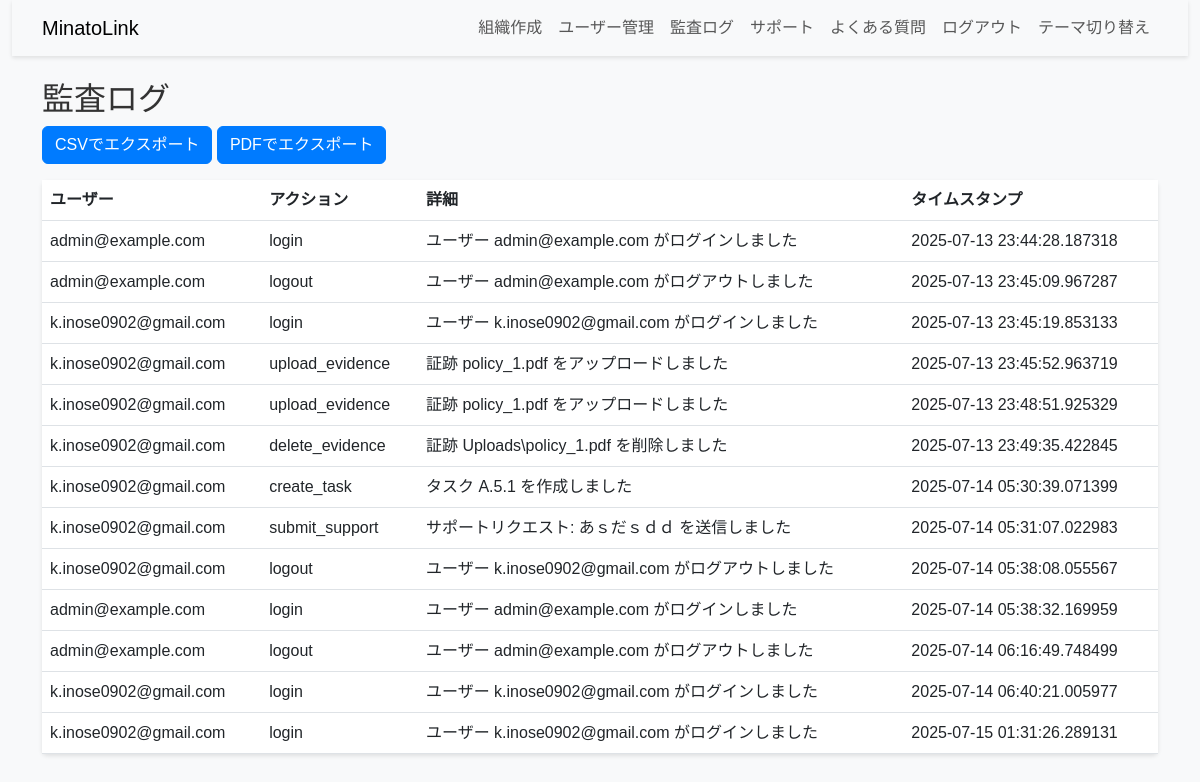
The app's page /audit_log (signed in) with its own data.
### app.py (models this page shows)
class AuditLog(db.Model):
    id = db.Column(db.Integer, primary_key=True)
    user_id = db.Column(db.Integer, db.ForeignKey('user.id'), nullable=False)
    action = db.Column(db.String(100), nullable=False)
    details = db.Column(db.Text, nullable=False)
    timestamp = db.Column(db.DateTime, default=datetime.utcnow)

class User(UserMixin, db.Model):
    id = db.Column(db.Integer, primary_key=True)
    email = db.Column(db.String(120), unique=True, nullable=False)
    password = db.Column(db.String(255), nullable=False)
    role = db.Column(db.String(50), nullable=False, default='user')
    organization_id = db.Column(db.Integer, db.ForeignKey('organization.id'), nullable=False)
    two_factor_secret = db.Column(db.String(100))
    subscription_plan = db.Column(db.String(50), default='free')
    audit_logs = db.relationship('AuditLog', backref='user', lazy=True)
    support_requests = db.relationship('SupportRequest', backref='user', lazy=True)
    notifications = db.relationship('Notification', backref='user', lazy=True)

### app.py (the view)
@app.route('/audit_log')
@login_required
@force_https_and_headers
def audit_log():
    if current_user.role != 'admin':
        flash('管理者権限が必要です')
        return redirect(url_for('dashboard'))
    logs = AuditLog.query.all()
    return render_template('base.html', logs=logs, page='audit_log')

### app.py (called while the page is built)
@login_manager.user_loader
def load_user(user_id):
    return User.query.get(int(user_id))

def force_https_and_headers(f):
    @wraps(f)
    def decorated_function(*args, **kwargs):
        if not app.debug and request.headers.get('X-Forwarded-Proto', 'http') != 'https':
            return redirect(request.url.replace('http://', 'https://'))
        response = make_response(f(*args, **kwargs))
        response.headers['X-Content-Type-Options'] = 'nosniff'
        response.headers['X-Frame-Options'] = 'DENY'
        response.headers['Content-Security-Policy'] = (
            "default-src 'self'; "
            "script-src 'self' https://cdn.jsdelivr.net; "
            "style-src 'self' https://cdn.jsdelivr.net; "
            "img-src 'self' data: https://res.cloudinary.com; "  # Cloudinaryの画像対応
            "frame-src 'self';"
        )
        return response
    return decorated_function

@app.after_request
def remove_x_frame_options(response):
    response.headers.pop('X-Frame-Options', None)
    response.headers['Content-Security-Policy'] = (
        "default-src * 'unsafe-inline' 'unsafe-eval' data: blob:;"
    )
    return response

### templates/base.html (shortened to what this page needs)
<!DOCTYPE html>
<html lang="ja">
<head>
    <link rel="stylesheet" href="https://cdn.jsdelivr.net/npm/bootstrap@5.3.0/dist/css/bootstrap.min.css">
    <link rel="stylesheet" href="{{ url_for('static', filename='css/style.css') }}">
</head>
<body class="{% if session.get('theme') == 'dark' %}dark-mode{% endif %}">
    <div class="container-fluid">
        <nav class="navbar navbar-expand-lg navbar-light bg-light">
            <div class="container">
                <a class="navbar-brand" href="{{ url_for('index') }}">MinatoLink</a>
                <div class="collapse navbar-collapse" id="navbarNav">
                    <div class="navbar-nav ms-auto">
                        {% if current_user.is_authenticated %}
                            {% if current_user.email == config['ADMIN_EMAIL'] %}
                                <a class="nav-link" href="{{ url_for('create_organization') }}">組織作成</a>
                                <a class="nav-link" href="{{ url_for('manage_users') }}">ユーザー管理</a>
                                <a class="nav-link" href="{{ url_for('audit_log') }}">監査ログ</a>
                            {% endif %}
                            <a class="nav-link" href="{{ url_for('support') }}">サポート</a>
                            <a class="nav-link" href="{{ url_for('faq') }}">よくある質問</a>
                            <a class="nav-link" href="{{ url_for('logout') }}">ログアウト</a>
                            <button class="nav-link btn btn-link" id="toggle-theme">テーマ切り替え</button>
                        {% else %}
                            <a class="nav-link" href="{{ url_for('login') }}">ログイン</a>
                        {% endif %}
                    </div>
                </div>
            </div>
        </nav>
        <div class="container mt-4">
            {% if page == 'audit_log' %}
                <div class="row">
                    <div class="col-md-12">
                        <h2>監査ログ</h2>
                        <a href="{{ url_for('export_audit_log', format='csv') }}" class="btn btn-primary mb-3">CSVでエクスポート</a>
                        <a href="{{ url_for('export_audit_log', format='pdf') }}" class="btn btn-primary mb-3">PDFでエクスポート</a>
                        <table class="table">
                            <thead>
                                <tr>
                                    <th>ユーザー</th>
                                    <th>アクション</th>
                                    <th>詳細</th>
                                    <th>タイムスタンプ</th>
                                </tr>
                            </thead>
                            <tbody>
                                {% for log in logs %}
                                    <tr>
                                        <td>{{ log.user.email }}</td>
                                        <td>{{ log.action }}</td>
                                        <td>{{ log.details }}</td>
                                        <td>{{ log.timestamp }}</td>
                                    </tr>
                                {% endfor %}
                            </tbody>
                        </table>
                    </div>
                </div>
            {% endif %}
        </div>
    </div>
</body>
</html>

### static/css/style.css (style rules this page uses)
body { font-family: 'Arial', sans-serif; background-color: #f8f9fa; color: #333; }
.navbar { box-shadow: 0 2px 4px rgba(0, 0, 0, 0.1); }
.btn-primary { background-color: #007bff; border-color: #007bff; transition: background-color 0.3s ease; }
.table { background-color: #fff; border-radius: 5px; box-shadow: 0 2px 4px rgba(0, 0, 0, 0.1); }

### templates/base.html (style rules this page uses)
body { font-family: 'Noto Sans JP', sans-serif; }

### records on screen
AuditLog: user.email "admin@example.com", action "login", details "ユーザー admin@example.com がログインしました", timestamp "2025-07-13 23:44:28.187318"
AuditLog: user.email "admin@example.com", action "logout", details "ユーザー admin@example.com がログアウトしました", timestamp "2025-07-13 23:45:09.967287"
AuditLog: user.email "k.inose0902@gmail.com", action "login", details "ユーザー k.inose0902@gmail.com がログインしました", timestamp "2025-07-13 23:45:19.853133"
AuditLog: user.email "k.inose0902@gmail.com", action "upload_evidence", details "証跡 policy_1.pdf をアップロードしました", timestamp "2025-07-13 23:45:52.963719"
AuditLog: user.email "k.inose0902@gmail.com", action "upload_evidence", details "証跡 policy_1.pdf をアップロードしました", timestamp "2025-07-13 23:48:51.925329"
AuditLog: user.email "k.inose0902@gmail.com", action "delete_evidence", details "証跡 Uploads\\policy_1.pdf を削除しました", timestamp "2025-07-13 23:49:35.422845"
AuditLog: user.email "k.inose0902@gmail.com", action "create_task", details "タスク A.5.1 を作成しました", timestamp "2025-07-14 05:30:39.071399"
AuditLog: user.email "k.inose0902@gmail.com", action "submit_support", details "サポートリクエスト: あｓだｓｄｄ を送信しました", timestamp "2025-07-14 05:31:07.022983"
AuditLog: user.email "k.inose0902@gmail.com", action "logout", details "ユーザー k.inose0902@gmail.com がログアウトしました", timestamp "2025-07-14 05:38:08.055567"
AuditLog: user.email "admin@example.com", action "login", details "ユーザー admin@example.com がログインしました", timestamp "2025-07-14 05:38:32.169959"
AuditLog: user.email "admin@example.com", action "logout", details "ユーザー admin@example.com がログアウトしました", timestamp "2025-07-14 06:16:49.748499"
AuditLog: user.email "k.inose0902@gmail.com", action "login", details "ユーザー k.inose0902@gmail.com がログインしました", timestamp "2025-07-14 06:40:21.005977"
AuditLog: user.email "k.inose0902@gmail.com", action "login", details "ユーザー k.inose0902@gmail.com がログインしました", timestamp "2025-07-15 01:31:26.289131"
